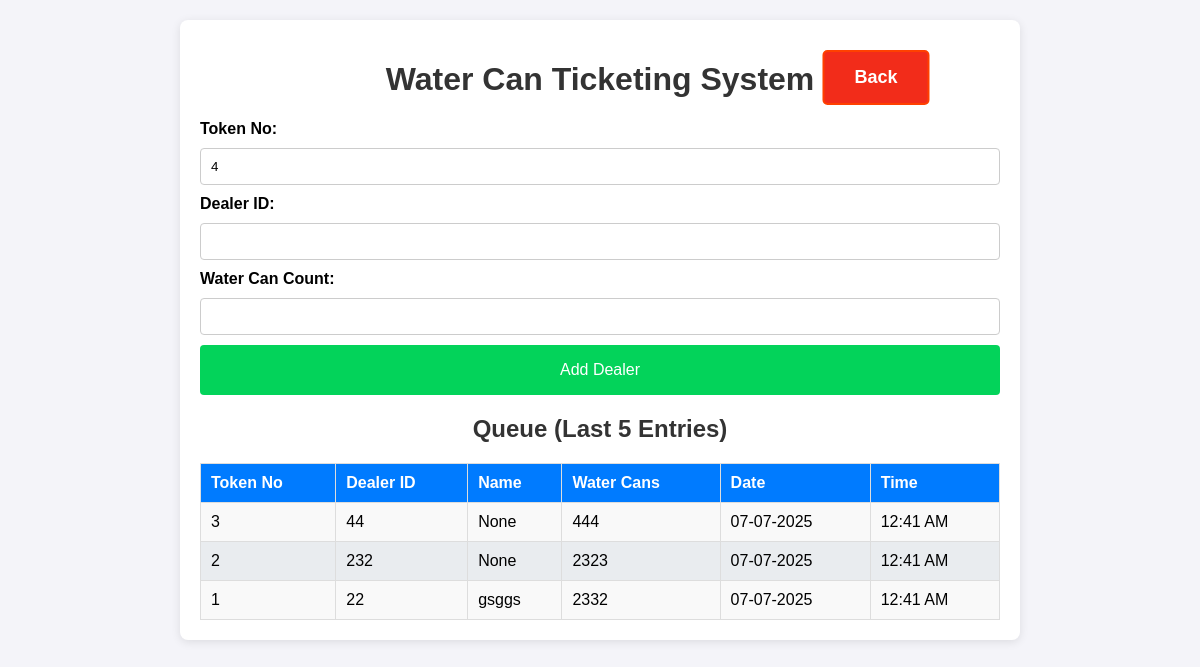
Screenshot of /data_entry with the database file from the repository.
### app.py (models this page shows, shortened)
class Dealer(db.Model):
    id = db.Column(db.Integer, primary_key=True)
    dealer_id = db.Column(db.String(100), nullable=False)
    water_can_count = db.Column(db.Integer, nullable=False)
    timestamp = db.Column(db.DateTime, default=datetime.now)
    token_id = db.Column(db.Integer, nullable=False)  # Daily resetting token ID
    @property
    def formatted_date(self):
        return self.timestamp.strftime("%d-%m-%Y")  # Format the date
    @property
    def formatted_time(self):
        return self.timestamp.strftime("%I:%M %p")  # Format the time in 12-hour format

class Dealer_details(db.Model):
    id = db.Column(db.Integer, primary_key=True)
    dealer_id = db.Column(db.String(100), nullable=False, unique=True)
    name = db.Column(db.String(100), nullable=False)
    mobile = db.Column(db.String(15), nullable=False)
    address = db.Column(db.String(400), nullable=True)
    aadhaar_file = db.Column(db.String(400))  # Path to Aadhaar copy
    photo_file = db.Column(db.String(400))

### app.py (the view)
@app.route('/data_entry')
def data_entry(error_message=None):
    today = datetime.today().date()
    dealer_queue = db.session.query(Dealer, Dealer_details.name).outerjoin(Dealer_details, Dealer.dealer_id == Dealer_details.dealer_id).filter(func.date(Dealer.timestamp) == today).order_by(Dealer.timestamp.desc()).limit(5).all()
    token_no = get_next_token_id()
    return render_template('data_entry.html', queue=dealer_queue, token_no = token_no, error_message=error_message)

### app.py (called while the page is built)
def get_next_token_id():
    today = datetime.today().date()
    tokens_today = Dealer.query.with_entities(Dealer.token_id)\
        .filter(func.date(Dealer.timestamp) == today)\
        .order_by(Dealer.token_id.asc())\
        .all()
    token_ids = [token[0] for token in tokens_today]
    max_token_id = max(token_ids) if len(token_ids)>0 else 0
    for i in range(1, max_token_id + 2):
        if i not in token_ids:
            return i
    return 1

### templates/data_entry.html (shortened to what this page needs)
<!DOCTYPE html>
<html lang="en">
<head>
    <link rel="stylesheet" href="/static/styles.css">
</head>
<body>
    <div class="container">
        <h1>Water Can Ticketing System</h1>
        <form action="/add_dealer" method="POST" class="form">
            <label for="token_no">Token No:</label>
            <input type="text" id="token_no" name="token_no" value="{{token_no}}" required >
            <label for="dealer_id">Dealer ID:</label>
            <input type="text" id="dealer_id" name="dealer_id" required autofocus>
            <label for="water_can_count">Water Can Count:</label>
            <input type="number" id="water_can_count" name="water_can_count" required>
            <button type="submit" class="btn">Add Dealer</button>
        </form>
        <h2>Queue (Last 5 Entries)</h2>
        <table>
            <thead>
                <tr>
                    <th>Token No</th>
                    <th>Dealer ID</th>
                    <th>Name</th>
                    <th>Water Cans</th>
                    <th>Date</th>
                    <th>Time</th>
                </tr>
            </thead>
            <tbody>
                {% for dealer, dealer_name in queue %}
                <tr>
                    <td>{{ dealer.token_id }}</td>
                    <td>{{ dealer.dealer_id }}</td>
                    <td>{{ dealer_name }}</td>
                    <td>{{ dealer.water_can_count }}</td>
                    <td>{{ dealer.formatted_date }}</td>
                    <td>{{ dealer.formatted_time }}</td>
                </tr>
                {% endfor %}
            </tbody>
        </table>
    </div>
    <a href="/" class="back">Back</a>
</body>
</html>

### static/styles.css (style rules this page uses)
body { font-family: Arial, sans-serif; background-color: #f4f4f9; margin: 0; padding: 0; }
.container { max-width: 800px; margin: 20px auto; background: #fff; padding: 20px; border-radius: 8px; box-shadow: 0 2px 10px rgba(0, 0, 0, 0.1); }
h1, h2 { color: #333; text-align: center; }
.form { display: flex; flex-direction: column; gap: 10px; margin-bottom: 20px; }
.form label { font-weight: bold; }
.form input { padding: 10px; border: 1px solid #ccc; border-radius: 4px; }
.btn { background-color: #03d35a; color: #fff; border: none; padding: 10px; border-radius: 4px; cursor: pointer; font-size: medium; height: 50px; }
table { width: 100%; border-collapse: collapse; margin-top: 10px; }
h2 { text-align: center; margin-bottom: 20px; }
table th, table td { padding: 10px; border: 1px solid #ddd; text-align: left; }
table th { background-color: #007bff; color: white; }
table tbody tr:nth-child(odd) { background-color: #f9f9f9; }
table tbody tr:nth-child(even) { background-color: #e9ecef; }
a { display: inline-block; padding: 15px 30px; font-size: 18px; font-weight: bold; text-align: center; text-decoration: none; background-color: #007bff; color: white; border-radius: 5px; border: 2px solid #007bff; transition: all 0.3s ease; position: absolute; left: 50%; transform: translateX(-50%); transition: transform 0.2s, background-color 0.2s; }
.back { background-color: #f22c1a; border: 2px solid #ff4000; top: 50px; left: 73%; }

### rows the page displays
Dealer: token_id "3", dealer_id "44", dealer_name "None", water_can_count "444", formatted_date "07-07-2025", formatted_time "12:41 AM"
Dealer: token_id "2", dealer_id "232", dealer_name "None", water_can_count "2323", formatted_date "07-07-2025", formatted_time "12:41 AM"
Dealer_details: token_id "1", dealer_id "22", name "gsggs", water_can_count "2332", formatted_date "07-07-2025", formatted_time "12:41 AM"
